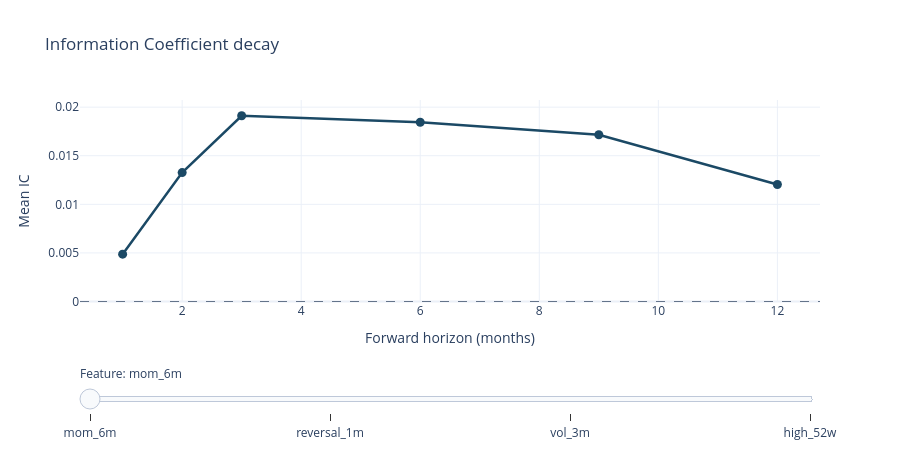

Source (notebook cell):
### Markdown cell above
Sobering, isn't it. Four textbook anomalies, and in this sample none of them produces a
t-statistic that would survive a referee at a decent journal.

Do not read that as "the anomalies are fake". Read it as **a demonstration of how little
statistical power four and a half years of data gives you.** With 53 months and an IC
volatility around 0.10, you would need an average IC above roughly 0.03 just to reach
conventional significance — and detecting a genuine IC of 0.02 would take about 25 years
of data.

This is the central practical difficulty of empirical finance, and it is why the field is
so vulnerable to the overfitting we will study in Lecture 5. If you cannot reliably detect
a true signal, you certainly cannot reliably reject a false one.

### How fast does a signal go stale?

Even a real signal decays. If a feature predicts next month's returns but not the returns
six months out, you must rebalance monthly — and pay the costs of doing so. The **IC decay
curve** measures exactly this trade-off. Use the slider to change the feature.

### Code cell
horizons = [1, 2, 3, 6, 9, 12]
decay = {name: [information_coefficient(frame, rets_clean, h).mean() for h in horizons]
         for name, frame in features.items()}

fig = go.Figure()
for i, (name, values) in enumerate(decay.items()):
    fig.add_trace(go.Scatter(x=horizons, y=values, name=name, mode="lines+markers",
                             visible=(i == 0), marker=dict(size=9),
                             line=dict(color=AIRM_COLOURS[i], width=2.5)))

fig.add_hline(y=0, line=dict(color="#64748b", width=1, dash="dash"))
fig.update_layout(
    title="Information Coefficient decay", template=AIRM_TEMPLATE, height=450,
    xaxis_title="Forward horizon (months)", yaxis_title="Mean IC", showlegend=False,
    sliders=[dict(active=0, pad=dict(t=60), currentvalue=dict(prefix="Feature: "),
        steps=[dict(label=name, method="update",
                    args=[{"visible": [j == i for j in range(len(decay))]}])
               for i, name in enumerate(decay)])])
fig.show()

### Figure 1 — Plotly figure (JSON) as saved in the notebook; plotly's stock layout.template omitted (floating-point values rounded to 4 significant figures)
{"data": [{"line": {"color": "#1b4965", "width": 2.5}, "marker": {"size": 9}, "mode": "lines+markers", "name": "mom_6m", "type": "scatter", "visible": true, "x": [1, 2, 3, 6, 9, 12], "y": [0.00487, 0.01327, 0.01912, 0.01845, 0.01715, 0.01204]}, {"line": {"color": "#c1121f", "width": 2.5}, "marker": {"size": 9}, "mode": "lines+markers", "name": "reversal_1m", "type": "scatter", "visible": false, "x": [1, 2, 3, 6, 9, 12], "y": [-0.02269, -0.0172, -0.0129, -0.01787, -0.02278, -0.0106]}, {"line": {"color": "#5fa8d3", "width": 2.5}, "marker": {"size": 9}, "mode": "lines+markers", "name": "vol_3m", "type": "scatter", "visible": false, "x": [1, 2, 3, 6, 9, 12], "y": [0.016, 0.02285, 0.0193, 0.01225, -0.002445, -0.003423]}, {"line": {"color": "#e09f3e", "width": 2.5}, "marker": {"size": 9}, "mode": "lines+markers", "name": "high_52w", "type": "scatter", "visible": false, "x": [1, 2, 3, 6, 9, 12], "y": [0.0195, 0.02747, 0.03059, 0.03076, 0.0354, 0.0352]}], "layout": {"height": 450, "shapes": [{"line": {"color": "#64748b", "dash": "dash", "width": 1}, "type": "line", "x0": 0, "x1": 1, "xref": "x domain", "y0": 0, "y1": 0, "yref": "y"}], "showlegend": false, "sliders": [{"active": 0, "currentvalue": {"prefix": "Feature: "}, "pad": {"t": 60}, "steps": [{"args": [{"visible": [true, false, false, false]}], "label": "mom_6m", "method": "update"}, {"args": [{"visible": [false, true, false, false]}], "label": "reversal_1m", "method": "update"}, {"args": [{"visible": [false, false, true, false]}], "label": "vol_3m", "method": "update"}, {"args": [{"visible": [false, false, false, true]}], "label": "high_52w", "method": "update"}]}], "title": {"text": "Information Coefficient decay"}, "xaxis": {"title": {"text": "Forward horizon (months)"}}, "yaxis": {"title": {"text": "Mean IC"}}}}
